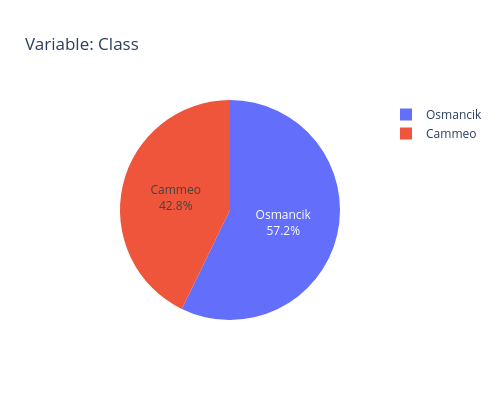

Notebook cell for this chart:
### Code cell
analisis.plot_cat()

### Figure 1 — Plotly figure (JSON) as saved in the notebook; plotly's stock layout.template omitted (floating-point values rounded to 4 significant figures)
{"data": [{"labels": ["Osmancik", "Cammeo"], "textinfo": "percent+label", "type": "pie", "values": [2180, 1630]}], "layout": {"height": 400, "title": {"text": "Variable: Class"}, "width": 500}}
